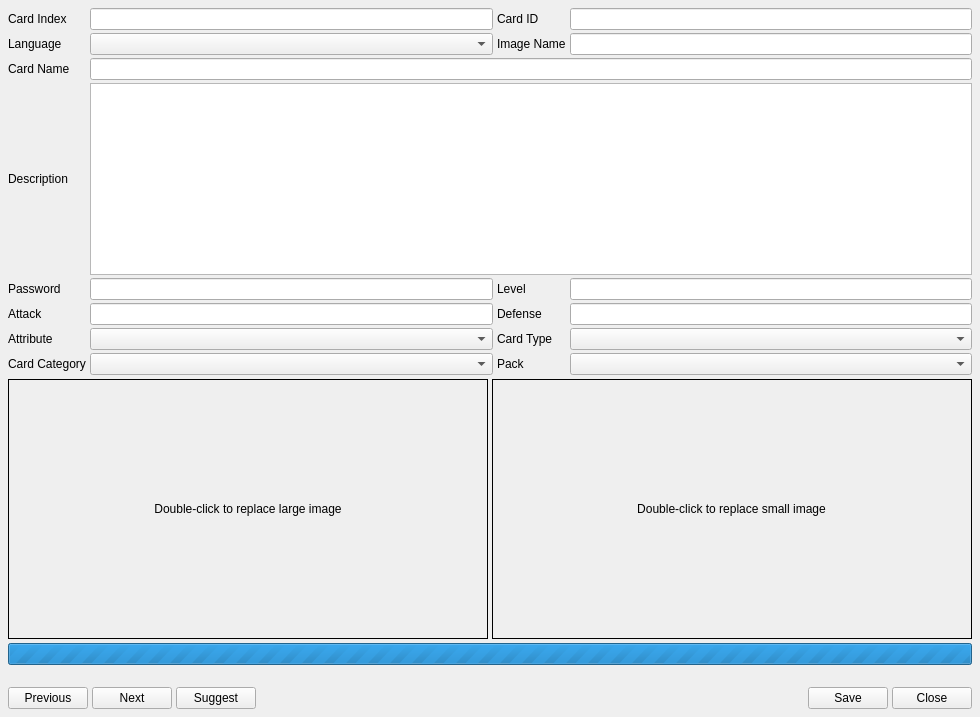
<?xml version="1.0" encoding="UTF-8"?>
<ui version="4.0">
 <class>CardEditorDialog</class>
 <widget class="QWidget" name="CardEditorDialog">
  <property name="minimumSize"><size><width>980</width><height>620</height></size></property>
  <property name="styleSheet"><string notr="true">QLineEdit[readOnly="true"] { background-color: #eeeeee; color: #555555; }</string></property>
  <layout class="QVBoxLayout" name="verticalLayout">
   <property name="spacing"><number>4</number></property>
   <property name="leftMargin"><number>8</number></property><property name="topMargin"><number>8</number></property><property name="rightMargin"><number>8</number></property><property name="bottomMargin"><number>8</number></property>
   <item><layout class="QGridLayout" name="formLayout"><property name="verticalSpacing"><number>3</number></property>
    <item row="0" column="0"><widget class="QLabel" name="labelIndex"><property name="text"><string>Card Index</string></property></widget></item>
    <item row="0" column="1"><widget class="QLineEdit" name="txtCardIndex"><property name="readOnly"><bool>true</bool></property></widget></item>
    <item row="0" column="2"><widget class="QLabel" name="labelId"><property name="text"><string>Card ID</string></property></widget></item>
    <item row="0" column="3"><widget class="QLineEdit" name="txtCardId"><property name="readOnly"><bool>true</bool></property></widget></item>
    <item row="1" column="0"><widget class="QLabel" name="labelLanguage"><property name="text"><string>Language</string></property></widget></item>
    <item row="1" column="1"><widget class="QComboBox" name="cmbLanguage"/></item>
    <item row="1" column="2"><widget class="QLabel" name="labelImageName"><property name="text"><string>Image Name</string></property></widget></item>
    <item row="1" column="3"><widget class="QLineEdit" name="txtImageName"><property name="readOnly"><bool>true</bool></property></widget></item>
    <item row="2" column="0"><widget class="QLabel" name="labelName"><property name="text"><string>Card Name</string></property></widget></item>
    <item row="2" column="1" colspan="3"><widget class="QLineEdit" name="txtCardName"/></item>
    <item row="3" column="0"><widget class="QLabel" name="labelDescription"><property name="text"><string>Description</string></property></widget></item>
    <item row="3" column="1" colspan="3"><widget class="QPlainTextEdit" name="txtDescription"><property name="minimumSize"><size><width>0</width><height>82</height></size></property></widget></item>
    <item row="4" column="0"><widget class="QLabel" name="labelPassword"><property name="text"><string>Password</string></property></widget></item>
    <item row="4" column="1"><widget class="QLineEdit" name="txtPassword"/></item>
    <item row="4" column="2"><widget class="QLabel" name="labelLevel"><property name="text"><string>Level</string></property></widget></item>
    <item row="4" column="3"><widget class="QLineEdit" name="txtLevel"/></item>
    <item row="5" column="0"><widget class="QLabel" name="labelAttack"><property name="text"><string>Attack</string></property></widget></item>
    <item row="5" column="1"><widget class="QLineEdit" name="txtAttack"/></item>
    <item row="5" column="2"><widget class="QLabel" name="labelDefense"><property name="text"><string>Defense</string></property></widget></item>
    <item row="5" column="3"><widget class="QLineEdit" name="txtDefense"/></item>
    <item row="6" column="0"><widget class="QLabel" name="labelAttribute"><property name="text"><string>Attribute</string></property></widget></item>
    <item row="6" column="1"><widget class="QComboBox" name="cmbAttribute"/></item>
    <item row="6" column="2"><widget class="QLabel" name="labelType"><property name="text"><string>Card Type</string></property></widget></item>
    <item row="6" column="3"><widget class="QComboBox" name="cmbCardType"/></item>
    <item row="7" column="0"><widget class="QLabel" name="labelCategory"><property name="text"><string>Card Category</string></property></widget></item>
    <item row="7" column="1"><widget class="QComboBox" name="cmbCardCategory"/></item>
    <item row="7" column="2"><widget class="QLabel" name="labelPack"><property name="text"><string>Pack</string></property></widget></item>
    <item row="7" column="3"><widget class="QComboBox" name="cmbPack"/></item>
   </layout></item>
   <item>
    <layout class="QHBoxLayout" name="imageLayout">
     <item>
      <widget class="QFrame" name="frameLargeImage">
       <property name="sizePolicy"><sizepolicy hsizetype="Expanding" vsizetype="Preferred"><horstretch>0</horstretch><verstretch>0</verstretch></sizepolicy></property>
       <property name="minimumSize"><size><width>260</width><height>260</height></size></property>
       <property name="frameShape"><enum>QFrame::Box</enum></property>
       <layout class="QVBoxLayout" name="largeImageFrameLayout">
        <property name="leftMargin"><number>1</number></property><property name="topMargin"><number>1</number></property><property name="rightMargin"><number>1</number></property><property name="bottomMargin"><number>1</number></property>
        <item>
         <widget class="QLabel" name="lblLargeImage">
          <property name="sizePolicy"><sizepolicy hsizetype="Ignored" vsizetype="Ignored"><horstretch>0</horstretch><verstretch>0</verstretch></sizepolicy></property>
          <property name="alignment"><set>Qt::AlignCenter</set></property>
          <property name="scaledContents"><bool>false</bool></property>
          <property name="text"><string>Double-click to replace large image</string></property>
         </widget>
        </item>
       </layout>
      </widget>
     </item>
     <item>
      <widget class="QFrame" name="frameSmallImage">
       <property name="sizePolicy"><sizepolicy hsizetype="Expanding" vsizetype="Preferred"><horstretch>0</horstretch><verstretch>0</verstretch></sizepolicy></property>
       <property name="minimumSize"><size><width>260</width><height>260</height></size></property>
       <property name="frameShape"><enum>QFrame::Box</enum></property>
       <layout class="QVBoxLayout" name="smallImageFrameLayout">
        <property name="leftMargin"><number>12</number></property><property name="topMargin"><number>12</number></property><property name="rightMargin"><number>12</number></property><property name="bottomMargin"><number>12</number></property>
        <item alignment="Qt::AlignCenter">
         <widget class="QLabel" name="lblSmallImage">
          <property name="sizePolicy"><sizepolicy hsizetype="Maximum" vsizetype="Maximum"><horstretch>0</horstretch><verstretch>0</verstretch></sizepolicy></property>
          <property name="alignment"><set>Qt::AlignCenter</set></property>
          <property name="scaledContents"><bool>false</bool></property>
          <property name="text"><string>Double-click to replace small image</string></property>
         </widget>
        </item>
       </layout>
      </widget>
     </item>
    </layout>
   </item>
   <item>
    <widget class="QProgressBar" name="pgbInitialization">
     <property name="visible"><bool>false</bool></property>
     <property name="minimum"><number>0</number></property>
     <property name="maximum"><number>0</number></property>
     <property name="value"><number>0</number></property>
     <property name="textVisible"><bool>false</bool></property>
    </widget>
   </item>
   <item><widget class="QLabel" name="lblStatus"><property name="text"><string/></property></widget></item>
   <item><layout class="QHBoxLayout" name="buttonLayout">
    <item><widget class="QPushButton" name="btnPrevious"><property name="text"><string>Previous</string></property></widget></item>
    <item><widget class="QPushButton" name="btnNext"><property name="text"><string>Next</string></property></widget></item>
    <item><widget class="QPushButton" name="btnSuggest"><property name="text"><string>Suggest</string></property></widget></item>
    <item><spacer name="buttonSpacer"><property name="orientation"><enum>Qt::Horizontal</enum></property><property name="sizeHint" stdset="0"><size><width>40</width><height>20</height></size></property></spacer></item>
    <item><widget class="QPushButton" name="btnSave"><property name="text"><string>Save</string></property></widget></item>
    <item><widget class="QPushButton" name="btnClose"><property name="text"><string>Close</string></property></widget></item>
   </layout></item>
  </layout>
 </widget>
 <resources/>
 <connections/>
</ui>
